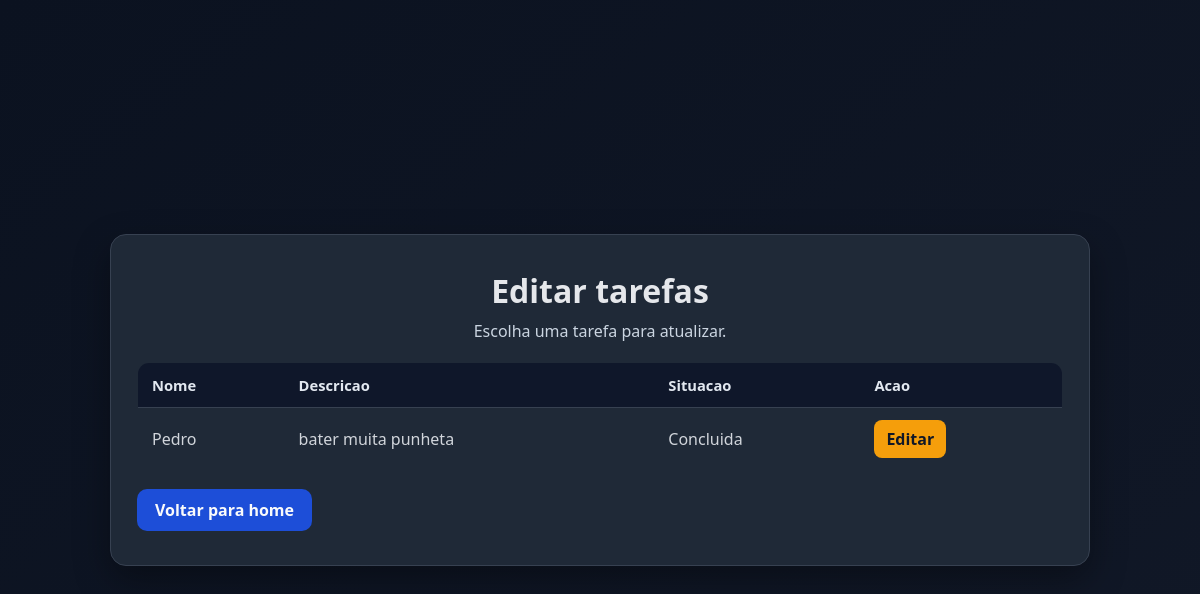
The app's page /editar/, older data.
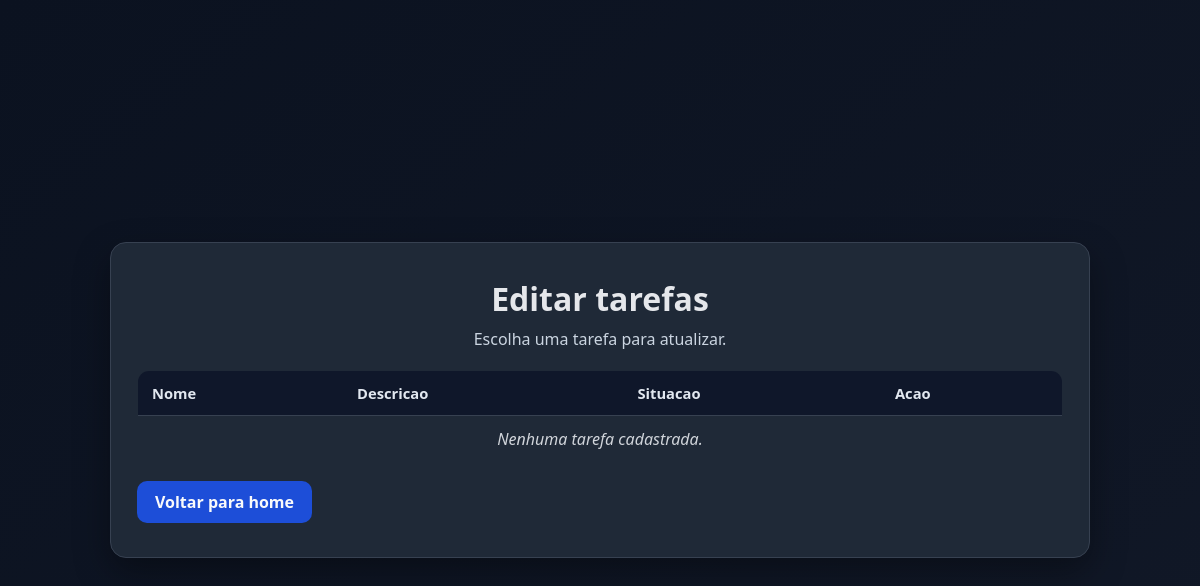
The same page, newer data.
### ListaTarefas/models/tarefa.py (models this page shows, shortened)
class TarefasModel(models.Model):
    nome = models.CharField(max_length=100)
    descricao = models.TextField(null=True, blank=True)
    concluido = models.BooleanField(default=False)
    data_criacao = models.DateTimeField(auto_now=True)

### ListaTarefas/routes/views.py (the view)
# urls.py: path('editar/', views.editar_lista, name='editar_lista'),
def editar_lista(request: HttpRequest):
    contexto = {
        'tarefas': TarefasModel.objects.all()
    }
    return render(request, 'editar_lista.html', contexto)

### ListaTarefas/templates/editar_lista.html (shortened to what this page needs)
{% load static %}
<!DOCTYPE html>
<html lang="pt-BR">
<head>
    <link rel="stylesheet" href="{% static 'css/editar.css' %}">
</head>
<body>
    <main class="edit-card">
        <h1>Editar tarefas</h1>
        <p class="subtitle">Escolha uma tarefa para atualizar.</p>
        <table class="tabela-editar">
            <thead>
                <tr>
                    <th>Nome</th>
                    <th>Descricao</th>
                    <th>Situacao</th>
                    <th>Acao</th>
                </tr>
            </thead>
            <tbody>
                {% for tarefa in tarefas %}
                <tr>
                    <td>{{ tarefa.nome }}</td>
                    <td>{{ tarefa.descricao }}</td>
                    <td>{% if tarefa.concluido %}Concluida{% else %}Em andamento{% endif %}</td>
                    <td><a class="btn-edit-item" href="{% url 'editar' tarefa.id %}">Editar</a></td>
                </tr>
                {% empty %}
                <tr>
                    <td class="sem-dados" colspan="4">Nenhuma tarefa cadastrada.</td>
                </tr>
                {% endfor %}
            </tbody>
        </table>
        <a class="btn-back" href="{% url 'index' %}">Voltar para home</a>
    </main>
</body>
</html>

### static/css/editar.css (style rules this page uses)
* { margin: 0; padding: 0; box-sizing: border-box; }
body { min-height: 100vh; display: grid; place-items: center; font-family: "Segoe UI", Tahoma, Geneva, Verdana, sans-serif; background: linear-gradient(140deg, #0b1220, #111827); color: #e5e7eb; }
.edit-card, .edit-form-card { width: min(94vw, 980px); background: #1f2937; border-radius: 16px; padding: 34px 26px; border: 1px solid #374151; box-shadow: 0 14px 35px rgba(0, 0, 0, 0.35); }
h1 { text-align: center; margin-bottom: 8px; }
.subtitle { text-align: center; margin-bottom: 20px; color: #cbd5e1; }
.tabela-editar { width: 100%; border-collapse: collapse; border: 1px solid #374151; border-radius: 12px; overflow: hidden; margin-bottom: 18px; }
.tabela-editar thead th { background: #0f172a; color: #e2e8f0; text-align: left; padding: 12px 14px; font-size: 0.92rem; }
.tabela-editar tbody td { padding: 12px 14px; border-top: 1px solid #374151; color: #d1d5db; }
.btn-back { display: inline-block; text-decoration: none; background: #1d4ed8; color: #f9fafb; padding: 10px 18px; border-radius: 10px; font-weight: 600; }
.sem-dados { text-align: center; color: #94a3b8; font-style: italic; }

Row changes from the older to the newer data that the page shows:
removed TarefasModel: nome "Pedro", descricao "bater muita punheta", concluido "Concluida"
Text that changed along with them:
text now shown: "Nenhuma tarefa cadastrada."
